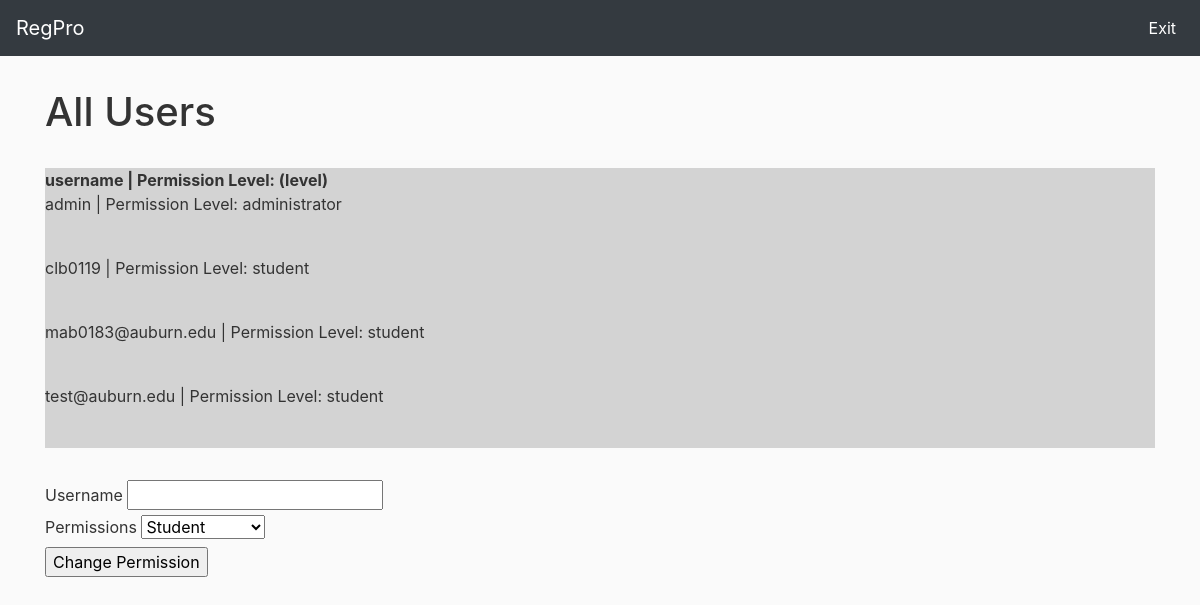
/changePermissions, run on an earlier commit of the app's database.
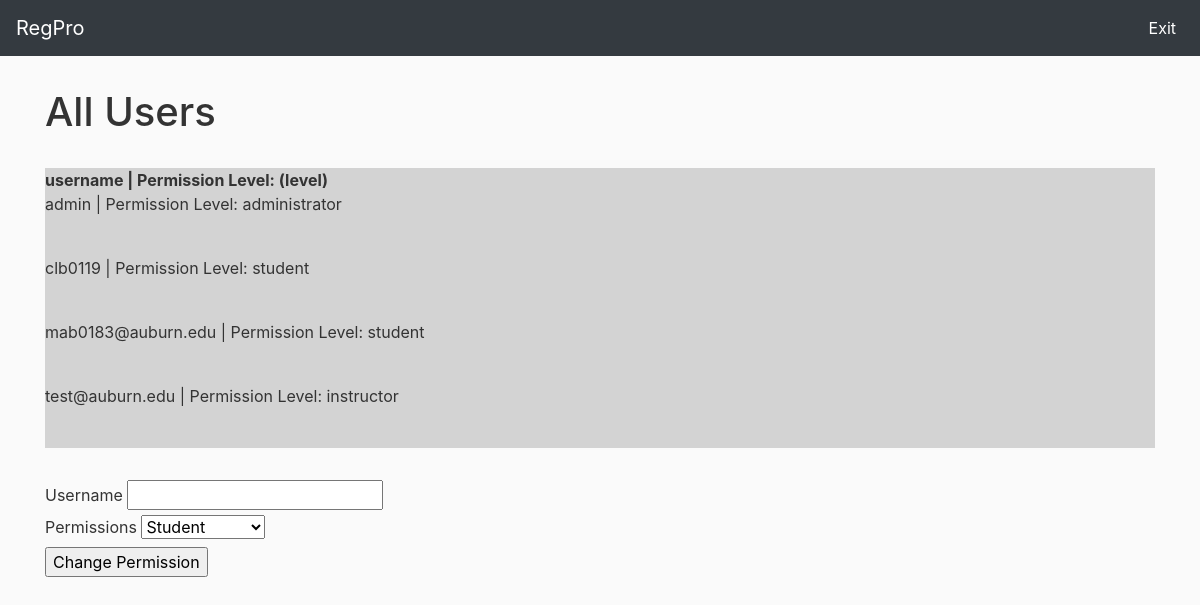
And on a later commit of the database.
### regpro/models.py (models this page shows, shortened)
class User(db.Model, UserMixin):
    id = db.Column(db.Integer, primary_key=True)
    username = db.Column(db.String(20), unique=True, nullable=False)
    password = db.Column(db.String(20), unique=False, nullable=False)
    permissions = db.Column(db.String(), unique=False, nullable=False)
    courses = db.relationship('Course', secondary=courses, backref='users')

### regpro/routes.py (the view)
@app.route('/changePermissions', methods=['GET', 'POST'])
def changePermissions():
    users = User.query.all()
    form = ChangePermissions()
    if form.validate_on_submit():
        user = User.query.filter_by(username=form.username.data).first()
        user.permissions = form.permissions.data
        db.session.commit()
        return redirect(url_for('administrator'))
    return render_template('changePermissions.html', page='change-permissions', form=form, users=users)

### regpro/forms.py (shortened to what this page needs)
class ChangePermissions(FlaskForm):
    permissions = SelectField("Permissions",
        choices=[("student", "Student"), ("instructor", "Instructor"), ("advisor", "Advisor"), ("administrator", "Administrator")],
        default=1,
        coerce=str)
    username = StringField("Username",
        validators=[DataRequired(),
                    Length(min=1, max=20, message="Username must be between 3 and 20 characters")
                    ])
    submit = SubmitField("Change Permission")

### regpro/templates/changePermissions.html (shortened to what this page needs)
{% extends "template.html" %}
{% block nav %}
<li class="nav-item active">
    <a class="nav-link" href="{{ url_for('administrator') }}">Exit<span class="sr-only">(current)</span></a>
</li>
{% endblock nav %}
{% block content %}
    <h1 style="margin-top: 2rem; margin-bottom: 2rem">All Users</h1>
    <div style="overflow: scroll; background-color: lightgray; margin-bottom:2rem;">
        <strong>username | Permission Level: (level)</strong>
        {% for user in users %}
            <p>{{ user.username }} | Permission Level: {{ user.permissions }}</p><br>
        {% endfor %}
    </div>
    <div>
        <form method="POST" action="" autocomplete="off">
            <div>
                {{ form.username.label() }}
                {{ form.username() }}
            </div>
            <div>
                {{ form.permissions.label() }}
                {{ form.permissions() }}
            </div>
            <div>
                {{ form.submit() }}
            </div>
        </form>
    </div>
{% endblock content %}

### regpro/templates/template.html (shortened to what this page needs)
<!DOCTYPE html>
<html lang="en">
<head>
    <link rel="stylesheet" href="https://stackpath.bootstrapcdn.com/bootstrap/4.4.1/css/bootstrap.min.css">
    <link rel="stylesheet" type="text/css" href="{{ url_for('static', filename='main.css') }}">
</head>
<body>
    <header class="site-header">
        <nav class="navbar navbar-expand-lg navbar-dark bg-dark">
            <a class="navbar-brand" href="#">RegPro</a>
            <div class="collapse navbar-collapse justify-content-end" id="navbarNav">
              <ul class="navbar-nav">
                {% block nav %}{% endblock %}
              </ul>
            </div>
          </nav>
      </header>
      <main role="main" class="container">
        {% block content %}{% endblock %}
      </main>
</body>
</html>

### regpro/static/main.css (style rules this page uses)
body { background: #fafafa; color: #333333; }

What changed in the data, as far as the page shows it:
changed User "test@auburn.edu": permissions "student" → "instructor"
